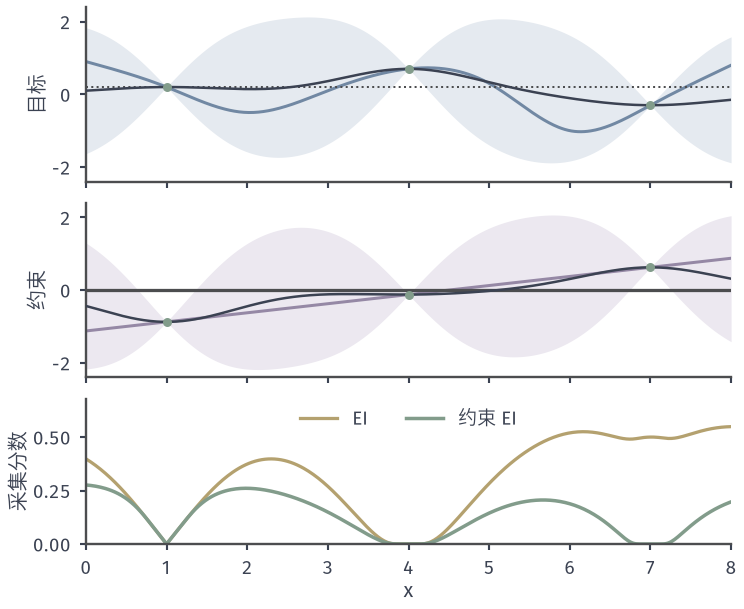

This chart was generated by the following Python code:
from pathlib import Path
import sys
ROOT = next(p for p in Path(__file__).resolve().parents if (p/'build.sh').is_file() and (p/'tex/book.tex').is_file())
sys.path.insert(0, str(ROOT/'figures/05-optimization/05-stochastic-optimization/matplotlib/bo-common'))
from bo_common import *
# 目标 f 与约束 g(x)=(x-4.5)/4；同一核，读数 x=1,4,7。
xo=np.array(RUN_X[:3]);yo=f(xo);g_=(xo-4.5)/4;b0=yo[g_<=0].min()  # best feasible reading
m,v=posterior(xo,yo,XG);s=np.sqrt(v);mg,vg=posterior(xo,g_,XG);sg=np.sqrt(vg);pf=np.zeros_like(XG);pos=sg>1e-5;pf[pos]=Phi(-mg[pos]/sg[pos]);pf[~pos]=(mg[~pos]<=0)*1.;E_=ei(b0,m,s);cE=E_*pf
fig,axs=figure(width_mm=105,height_mm=86,nrows=3,sharex=True,gridspec_kw=dict(height_ratios=[1.2,1.2,1]))
a=axs[0];band(a,XG,m,s);a.plot(XG,m,color=INK,lw=1.0,zorder=3);a.plot(XG,f(XG),color=BLUE,lw=1.2,zorder=2);a.axhline(b0,color=STROKE,lw=.8,ls=':');obs(a,xo,yo);a.set_ylim(-2.4,2.4);axes_style(a,None,'目标')
a=axs[1];band(a,XG,mg,sg,fill=PURPLE_FILL);a.plot(XG,mg,color=INK,lw=1.0,zorder=3);a.plot(XG,(XG-4.5)/4,color=PURPLE,lw=1.2,zorder=2);a.axhline(0,color=STROKE,lw=1.3);obs(a,xo,g_);a.set_ylim(-2.4,2.4);axes_style(a,None,'约束')
a=axs[2];a.plot(XG,E_,color=YELLOW,lw=1.3,label='EI');a.plot(XG,cE,color=GREEN,lw=1.4,label='约束 EI');a.legend(loc='upper center',ncols=2,borderpad=0);a.set_xlim(0,8);a.set_xticks(range(9));a.set_ylim(0,.68);axes_style(a,'$x$','采集分数')
print('cEI argmax',XG[cE.argmax()],cE.max(),'EI argmax',XG[E_.argmax()],E_.max())
FACTS={'g':'(x-4.5)/4'}
save(fig, Path(__file__).resolve().parent, 'figure', FACTS)
